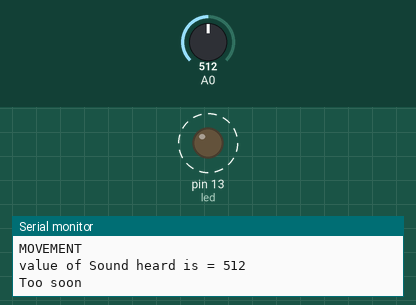
The sketch below on a simulated Arduino Uno, built with avr-gcc and run on an emulated ATmega328P. Shown: output pins drawn as LEDs (lit = HIGH), the last lines printed to the serial monitor. Dashed ring = blinking. Inputs (shaded band) come from the test bench; at power-on: A0 = 512.

Above: at 1.8 s.
1.9 s: A0 set to 21
3.5 s: A0 set to 18
At 4.0 s:
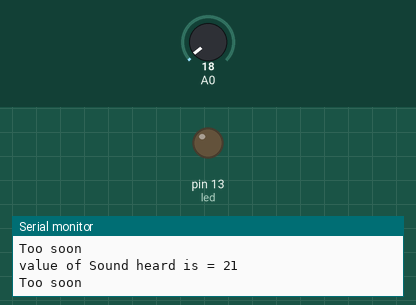
Timing chart, 0 to 6.5 s (numbered marks = the images above; inputs shaded):
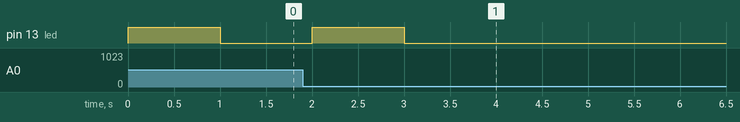

Measured:
- the behaviour switches between 20 and 19 on A0 (found by bisection; images 0 and 1)
- after the input at 3.5 s, pin 13 (led): stops changing and stays LOW

The sketch:

SoundSensorAnalog.ino.ino
```cpp
int led = 13;
int threshold = 20; //Change this value if you want change the sensitivity of sensor
int sound;
int led_value;
int minSecsBetweenEmails = 60; // 1 min
long lastSend = -minSecsBetweenEmails * 1000l;


void setup() {
    pinMode(led, OUTPUT);
    digitalWrite(led,LOW);
    led_value=0;
    Serial.begin(9600);

    }

void loop() {
  long now = millis();

    sound = analogRead(A0); // Reads the value from the Analog PIN A0
    Serial.print("value of Sound heard is = ");
    Serial.println(sound);
    if(sound>=threshold){
        led_value=!led_value;

    if (now > (lastSend + minSecsBetweenEmails * 100l))  {
      Serial.println("MOVEMENT  ");
      lastSend = now;
    }
    else
    {
      Serial.println("Too soon");
    }
    }

    digitalWrite(led, led_value);
    delay(1000);
    //led_value=0;

    }
```
